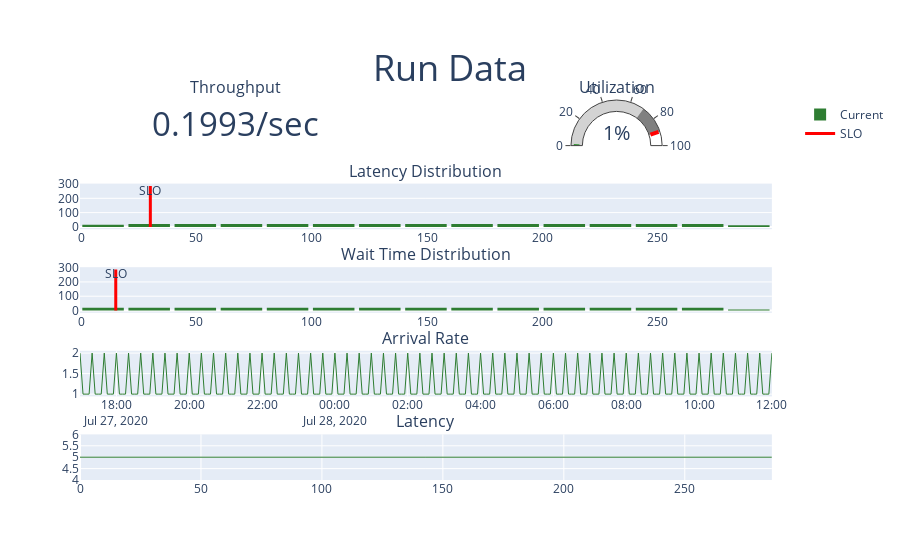

This figure's notebook cell:
### Code cell
CUR_COLOR = '#2E7D32'
PREV_COLOR = '#A5D6A7'

def build_ts(values, start=pd.Timestamp.now(tz="America/New_York"), resample='5T'):
    tmp = pd.DatetimeIndex([ start + pd.Timedelta(datetime.timedelta(minutes=rec)) for rec in values ])
    arrival = pd.Series(np.ones(tmp.size),index=tmp)
    f = arrival.resample(resample).sum()
    return go.Scatter(x=f.index, y=f,
                      showlegend=False,
                      line=dict(color=CUR_COLOR,width=1)) 

def build_dashboard(q, prev_q=None, 
                    wait_time_slo=15, 
                    latency_slo=30,
                    title="Run Data"):

    #
    # Utilization [gauge]
    # Latency [bargraph]
    # 
    #
    
    # If we didn't get a prev_q var we'll plot latency 
    num_rows = 5
    sub_titles = ["Throughput","Utilization", "Latency Distribution", "Wait Time Distribution","Arrival Rate", "Latency"]
    specs = [ [{"type": "domain"},{"type": "domain"}],
                                   [  {"type": "xy","colspan":2}, None  ],                                   
                                   [  {"type": "xy","colspan":2}, None  ],
                                   [  {"type": "xy","colspan":2}, None  ],
                                   [  {"type": "xy","colspan":2}, None  ]
                                   ]
    if prev_q is not None:
        # We aren't goign to plot latency
        num_rows = 4
        sub_titles =["Throughput","Utilization", "Latency Distribution", "Wait Time Distribution","Arrival Rate"]
        specs = [ [{"type": "domain"},{"type": "domain"}],
                                   [  {"type": "xy","colspan":2}, None  ],                                   
                                   [  {"type": "xy","colspan":2}, None  ],
                                   [  {"type": "xy","colspan":2}, None  ],
                                   ]
    
    main_fig = make_subplots(rows=num_rows, cols=2,
#                            row_heights=[0.4, 0.3, 0.3],
                            row_titles=[None,"Latency"],
                            subplot_titles=sub_titles,
                            specs=specs)

    throughput = len(q.get_all_records()) / q.current_time
    utilization = [ node.server_utilisation for node in Q.nodes[1:-1] ][0]
    if prev_q != None:
        prev_throughput = len(prev_q.get_all_records()) / prev_q.current_time
        prev_utilization = [ node.server_utilisation for node in prev_q.nodes[1:-1] ][0]

        tp_indicator = go.Indicator(mode = "number+delta",
                                        value = throughput,
                                        number = {'suffix': "/sec"},
                                        delta = {'position':'bottom','reference': prev_throughput},
                                        domain = {'x': [0, 1], 'y': [0, 1]})
        ut_indicator = go.Indicator(domain = {'x': [0, 1], 'y': [0, 1]},
                                    value = utilization,
                                     mode = "gauge+number+delta",
                                     delta = {'reference' : prev_utilization},
                                     number = {'suffix' : '%'},
                                     gauge = {'axis': {'range': [None, 100]},
                                              'steps' : [ {'range': [0, 70], 'color': "lightgray"},
                                                          {'range': [70, 90], 'color': "gray"}],
                                              'threshold' : { 'line': {'color': "red", 'width': 4}, 
                                                              'thickness': 0.75, 'value': 90}})
    else:
        tp_indicator = go.Indicator(mode = "number",
                                        value = throughput,
                                        number = {'suffix': "/sec"},
                                        domain = {'x': [0, 1], 'y': [0, 1]})
        ut_indicator = go.Indicator(domain = {'x': [0, 1], 'y': [0, 1]},
                                    value = utilization,
                                     mode = "gauge+number",
                                     number = {'suffix' : '%'},
                                     gauge = {'axis': {'range': [None, 100]},
                                              'steps' : [ {'range': [0, 70], 'color': "lightgray"},
                                                          {'range': [70, 90], 'color': "gray"}],
                                              'threshold' : { 'line': {'color': "red", 'width': 4}, 
                                                              'thickness': 0.75, 'value': 90}})

    main_fig.add_trace(tp_indicator,1,1)
    main_fig.add_trace(ut_indicator,1,2)

    #
    # Latency Distribution
    #
    late_data = [ rec.exit_date - rec.arrival_date for rec in q.get_all_records() if rec.exit_date > rec.arrival_date ]
    top_y = len(q.get_all_records())

    main_fig.add_trace(go.Histogram(x=late_data, name="Current", marker_color=CUR_COLOR,bingroup=1),
                       row=2,col=1)

    if prev_q != None:
        prev_late_data = [ rec.exit_date - rec.arrival_date for rec in prev_q.get_all_records() if rec.exit_date > rec.arrival_date ]

        main_fig.add_trace(go.Histogram(x=prev_late_data, name="Prev", marker_color=PREV_COLOR,bingroup=1),
                           row=2,col=1)
        
    # SLO Line / Text
    main_fig.add_trace(go.Scatter(x=[latency_slo,latency_slo], y=[0,top_y],
                                    mode="lines+text",
                                    text=[None, "SLO"],
                                    showlegend=False,
                                    textposition="bottom center",
                                    line=dict(color='red',width=3)), 
                                    row=2, col=1)

    #
    # Wait time distribution
    #
    wait_data = [ rec.waiting_time for rec in q.get_all_records() if rec.waiting_time > 0]

    main_fig.add_trace(go.Histogram(x=wait_data, marker_color=CUR_COLOR,
                                    showlegend=False,bingroup=2),
                       row=3,col=1)

    # main_fig.add_shape(dict(type="line",
    #                         x0=wait_time_slo, y0=1, x1=wait_time_slo, y1=top_y,
    #                         line=dict(color="Red",width=3)),row=3,col=1)


    if prev_q != None:
        prev_wait_data = [ rec.waiting_time for rec in prev_q.get_all_records() if rec.waiting_time > 0 ]

        main_fig.add_trace(go.Histogram(x=prev_wait_data, showlegend=False, marker_color=PREV_COLOR,
                                        bingroup=2),
                          row=3,col=1)

    # SLO Line + Text
    main_fig.add_trace(go.Scatter(x=[wait_time_slo,wait_time_slo], y=[0,top_y],
                                    mode="lines+text",
                                    name="SLO",
                                    text=[None, "SLO"],
                                    textposition="bottom center",
                                    line=dict(color='red',width=3)), 
                                    row=3, col=1)

    main_fig.update_layout(barmode="overlay", bargap=0.1, title={
        'text':  title,
        'y':0.9,
        'x':0.5,
        'xanchor': 'center',
        'font': {'size': 36},
        'yanchor': 'top'})

    #
    # Arrival Timeseries
    #
    ts = build_ts([ rec.arrival_date for rec in q.get_all_records() ])

    main_fig.add_trace(ts, row=4, col=1)
    
    if prev_q is None:
        lat_times = [ rec.service_time for rec in q.get_all_records() ]
        
        main_fig.add_trace(go.Scatter(x=np.arange(len(lat_times)), y=lat_times,
                      showlegend=False,
                      line=dict(color=CUR_COLOR,width=1)), row=5, col=1)
        #ts = build_ts([ rec.service_time for rec in q.get_all_records() ])
        #main_fig.add_trace(ts, row=5, col=1)

    return main_fig

### Figure 1 — Plotly figure (JSON) as saved in the notebook; plotly's stock layout.template omitted (floating-point values rounded to 4 significant figures; data arrays with more than 128 entries replaced by an {"elided": "..."} marker saying what was removed)
{"data": [{"domain": {"x": [0, 0.44], "y": [0.88, 1]}, "mode": "number", "number": {"suffix": "/sec"}, "type": "indicator", "value": 0.1993}, {"domain": {"x": [0.54, 0.98], "y": [0.88, 1]}, "gauge": {"axis": {"range": [null, 100]}, "steps": [{"color": "lightgray", "range": [0, 70]}, {"color": "gray", "range": [70, 90]}], "threshold": {"line": {"color": "red", "width": 4}, "thickness": 0.75, "value": 90}}, "mode": "gauge+number", "number": {"suffix": "%"}, "type": "indicator", "value": 0.9972}, {"bingroup": "1", "marker": {"color": "#2E7D32"}, "name": "Current", "type": "histogram", "x": {"elided": "287 int values"}, "xaxis": "x", "yaxis": "y"}, {"line": {"color": "red", "width": 3}, "mode": "lines+text", "showlegend": false, "text": [null, "SLO"], "textposition": "bottom center", "type": "scatter", "x": [30, 30], "xaxis": "x", "y": [0, 287], "yaxis": "y"}, {"bingroup": "2", "marker": {"color": "#2E7D32"}, "showlegend": false, "type": "histogram", "x": {"elided": "286 int values"}, "xaxis": "x2", "yaxis": "y2"}, {"line": {"color": "red", "width": 3}, "mode": "lines+text", "name": "SLO", "text": [null, "SLO"], "textposition": "bottom center", "type": "scatter", "x": [15, 15], "xaxis": "x2", "y": [0, 287], "yaxis": "y2"}, {"line": {"color": "#2E7D32", "width": 1}, "showlegend": false, "type": "scatter", "x": {"elided": "229 str values"}, "xaxis": "x3", "y": {"elided": "229 int values"}, "yaxis": "y3"}, {"line": {"color": "#2E7D32", "width": 1}, "showlegend": false, "type": "scatter", "x": {"elided": "287 int values"}, "xaxis": "x4", "y": {"elided": "287 int values"}, "yaxis": "y4"}], "layout": {"annotations": [{"font": {"size": 16}, "showarrow": false, "text": "Throughput", "x": 0.22, "xanchor": "center", "xref": "paper", "y": 1, "yanchor": "bottom", "yref": "paper"}, {"font": {"size": 16}, "showarrow": false, "text": "Utilization", "x": 0.76, "xanchor": "center", "xref": "paper", "y": 1, "yanchor": "bottom", "yref": "paper"}, {"font": {"size": 16}, "showarrow": false, "text": "Latency Distribution", "x": 0.49, "xanchor": "center", "xref": "paper", "y": 0.78, "yanchor": "bottom", "yref": "paper"}, {"font": {"size": 16}, "showarrow": false, "text": "Wait Time Distribution", "x": 0.49, "xanchor": "center", "xref": "paper", "y": 0.56, "yanchor": "bottom", "yref": "paper"}, {"font": {"size": 16}, "showarrow": false, "text": "Arrival Rate", "x": 0.49, "xanchor": "center", "xref": "paper", "y": 0.34, "yanchor": "bottom", "yref": "paper"}, {"font": {"size": 16}, "showarrow": false, "text": "Latency", "x": 0.49, "xanchor": "center", "xref": "paper", "y": 0.12, "yanchor": "bottom", "yref": "paper"}], "bargap": 0.1, "barmode": "overlay", "title": {"font": {"size": 36}, "text": "Run Data", "x": 0.5, "xanchor": "center", "y": 0.9, "yanchor": "top"}, "xaxis": {"anchor": "y", "domain": [0, 0.98]}, "xaxis2": {"anchor": "y2", "domain": [0, 0.98]}, "xaxis3": {"anchor": "y3", "domain": [0, 0.98]}, "xaxis4": {"anchor": "y4", "domain": [0, 0.98]}, "yaxis": {"anchor": "x", "domain": [0.66, 0.78]}, "yaxis2": {"anchor": "x2", "domain": [0.44, 0.56]}, "yaxis3": {"anchor": "x3", "domain": [0.22, 0.34]}, "yaxis4": {"anchor": "x4", "domain": [0, 0.12]}}}
